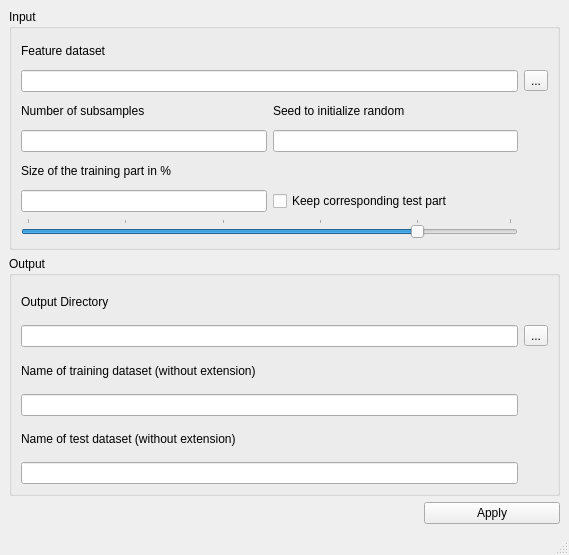
<?xml version="1.0" encoding="UTF-8"?>
<ui version="4.0">
 <class>RandomSampling</class>
 <widget class="QMainWindow" name="RandomSampling">
  <property name="geometry">
   <rect>
    <x>0</x>
    <y>0</y>
    <width>569</width>
    <height>555</height>
   </rect>
  </property>
  <property name="windowTitle">
   <string>Random Sampling</string>
  </property>
  <widget class="QWidget" name="centralwidget">
   <layout class="QHBoxLayout" name="horizontalLayout">
    <item>
     <layout class="QGridLayout" name="mainGridLayout" columnstretch="3,1" columnminimumwidth="0,0">
      <item row="3" column="1">
       <widget class="QPushButton" name="applyPushButton">
        <property name="text">
         <string>Apply</string>
        </property>
       </widget>
      </item>
      <item row="3" column="0">
       <spacer name="horizontalSpacer_2">
        <property name="orientation">
         <enum>Qt::Horizontal</enum>
        </property>
        <property name="sizeHint" stdset="0">
         <size>
          <width>40</width>
          <height>20</height>
         </size>
        </property>
       </spacer>
      </item>
      <item row="2" column="0" colspan="2">
       <widget class="QGroupBox" name="outputGroupBox">
        <property name="title">
         <string>Output</string>
        </property>
        <layout class="QHBoxLayout" name="horizontalLayout_3">
         <item>
          <layout class="QGridLayout" name="outputGroupBoxGridLayout">
           <item row="0" column="0">
            <widget class="QLabel" name="outputDirectoryLabel">
             <property name="text">
              <string>Output Directory</string>
             </property>
            </widget>
           </item>
           <item row="3" column="0">
            <widget class="QLineEdit" name="nameOfTraininDatasetLineEdit"/>
           </item>
           <item row="1" column="1">
            <widget class="QToolButton" name="outputDirectoryToolButton">
             <property name="text">
              <string>...</string>
             </property>
            </widget>
           </item>
           <item row="2" column="0">
            <widget class="QLabel" name="nameOfTrainingDatasetLabel">
             <property name="text">
              <string>Name of training dataset (without extension)</string>
             </property>
            </widget>
           </item>
           <item row="1" column="0">
            <widget class="QLineEdit" name="outputDirectoryLineEdit"/>
           </item>
           <item row="4" column="0">
            <widget class="QLabel" name="nameOfTestDatasetLabel">
             <property name="text">
              <string>Name of test dataset (without extension)</string>
             </property>
            </widget>
           </item>
           <item row="5" column="0">
            <widget class="QLineEdit" name="nameOfTestDatasetLineEdit"/>
           </item>
          </layout>
         </item>
        </layout>
       </widget>
      </item>
      <item row="0" column="0" colspan="2">
       <widget class="QGroupBox" name="inputGroupBox">
        <property name="title">
         <string>Input</string>
        </property>
        <layout class="QHBoxLayout" name="horizontalLayout_2">
         <item>
          <layout class="QGridLayout" name="inputGroupBoxGridLayout">
           <item row="1" column="0" colspan="2">
            <widget class="QLineEdit" name="featureDatasetLineEdit"/>
           </item>
           <item row="1" column="2">
            <widget class="QToolButton" name="featureDatasetToolButton">
             <property name="text">
              <string>...</string>
             </property>
            </widget>
           </item>
           <item row="0" column="0">
            <widget class="QLabel" name="featureDatasetLabel">
             <property name="text">
              <string>Feature dataset</string>
             </property>
            </widget>
           </item>
           <item row="6" column="0">
            <widget class="QLineEdit" name="sizeTrainingLineEdit"/>
           </item>
           <item row="5" column="0">
            <widget class="QLabel" name="sizeTrainingLabel">
             <property name="text">
              <string>Size of the training part in %</string>
             </property>
            </widget>
           </item>
           <item row="2" column="0">
            <widget class="QLabel" name="numberOfSubsamplesLabel">
             <property name="text">
              <string>Number of subsamples</string>
             </property>
            </widget>
           </item>
           <item row="4" column="0">
            <widget class="QLineEdit" name="numberOfSubsamplesLineEdit"/>
           </item>
           <item row="6" column="1">
            <widget class="QCheckBox" name="keepTestCheckBox">
             <property name="text">
              <string>Keep corresponding test part</string>
             </property>
            </widget>
           </item>
           <item row="7" column="0" colspan="2">
            <widget class="QSlider" name="horizontalSlider">
             <property name="value">
              <number>80</number>
             </property>
             <property name="sliderPosition">
              <number>80</number>
             </property>
             <property name="orientation">
              <enum>Qt::Horizontal</enum>
             </property>
             <property name="tickPosition">
              <enum>QSlider::TicksAbove</enum>
             </property>
             <property name="tickInterval">
              <number>20</number>
             </property>
            </widget>
           </item>
           <item row="4" column="1">
            <widget class="QLineEdit" name="RandomSeedLineEdit"/>
           </item>
           <item row="2" column="1">
            <widget class="QLabel" name="RandomSeedLabel">
             <property name="text">
              <string>Seed to initialize random</string>
             </property>
            </widget>
           </item>
          </layout>
         </item>
        </layout>
       </widget>
      </item>
     </layout>
    </item>
   </layout>
  </widget>
  <widget class="QMenuBar" name="menubar">
   <property name="geometry">
    <rect>
     <x>0</x>
     <y>0</y>
     <width>569</width>
     <height>21</height>
    </rect>
   </property>
  </widget>
  <widget class="QStatusBar" name="statusbar"/>
 </widget>
 <tabstops>
  <tabstop>featureDatasetLineEdit</tabstop>
  <tabstop>featureDatasetToolButton</tabstop>
  <tabstop>numberOfSubsamplesLineEdit</tabstop>
  <tabstop>RandomSeedLineEdit</tabstop>
  <tabstop>sizeTrainingLineEdit</tabstop>
  <tabstop>keepTestCheckBox</tabstop>
  <tabstop>horizontalSlider</tabstop>
  <tabstop>outputDirectoryLineEdit</tabstop>
  <tabstop>outputDirectoryToolButton</tabstop>
  <tabstop>nameOfTraininDatasetLineEdit</tabstop>
  <tabstop>nameOfTestDatasetLineEdit</tabstop>
  <tabstop>applyPushButton</tabstop>
 </tabstops>
 <resources/>
 <connections/>
</ui>
